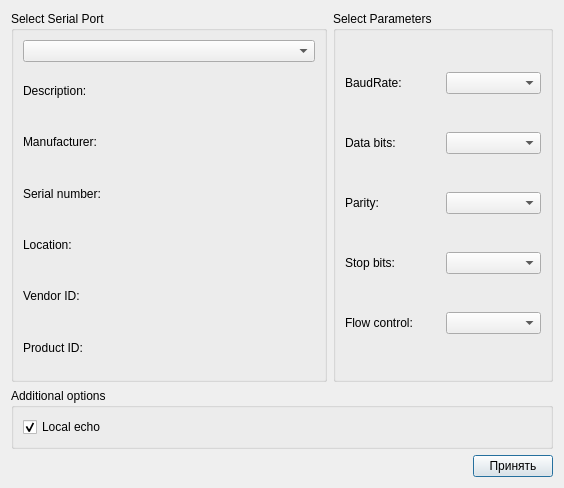
<?xml version="1.0" encoding="UTF-8"?>
<ui version="4.0">
 <class>SettingsDialog</class>
 <widget class="QDialog" name="SettingsDialog">
  <property name="geometry">
   <rect>
    <x>0</x>
    <y>0</y>
    <width>564</width>
    <height>488</height>
   </rect>
  </property>
  <property name="windowTitle">
   <string>Settings</string>
  </property>
  <layout class="QGridLayout" name="gridLayout_3">
   <item row="0" column="1">
    <widget class="QGroupBox" name="parametersBox">
     <property name="minimumSize">
      <size>
       <width>220</width>
       <height>0</height>
      </size>
     </property>
     <property name="maximumSize">
      <size>
       <width>220</width>
       <height>16777215</height>
      </size>
     </property>
     <property name="title">
      <string>Select Parameters</string>
     </property>
     <layout class="QGridLayout" name="gridLayout_2">
      <item row="0" column="0">
       <widget class="QLabel" name="baudRateLabel">
        <property name="text">
         <string>BaudRate:</string>
        </property>
       </widget>
      </item>
      <item row="0" column="1">
       <widget class="QComboBox" name="baudRateBox"/>
      </item>
      <item row="1" column="0">
       <widget class="QLabel" name="dataBitsLabel">
        <property name="text">
         <string>Data bits:</string>
        </property>
       </widget>
      </item>
      <item row="1" column="1">
       <widget class="QComboBox" name="dataBitsBox"/>
      </item>
      <item row="2" column="0">
       <widget class="QLabel" name="parityLabel">
        <property name="text">
         <string>Parity:</string>
        </property>
       </widget>
      </item>
      <item row="2" column="1">
       <widget class="QComboBox" name="parityBox"/>
      </item>
      <item row="3" column="0">
       <widget class="QLabel" name="stopBitsLabel">
        <property name="text">
         <string>Stop bits:</string>
        </property>
       </widget>
      </item>
      <item row="3" column="1">
       <widget class="QComboBox" name="stopBitsBox"/>
      </item>
      <item row="4" column="0">
       <widget class="QLabel" name="flowControlLabel">
        <property name="text">
         <string>Flow control:</string>
        </property>
       </widget>
      </item>
      <item row="4" column="1">
       <widget class="QComboBox" name="flowControlBox"/>
      </item>
     </layout>
    </widget>
   </item>
   <item row="0" column="0">
    <widget class="QGroupBox" name="selectBox">
     <property name="title">
      <string>Select Serial Port</string>
     </property>
     <layout class="QGridLayout" name="gridLayout">
      <item row="0" column="0">
       <widget class="QComboBox" name="serialPortInfoListBox"/>
      </item>
      <item row="1" column="0">
       <widget class="QLabel" name="descriptionLabel">
        <property name="text">
         <string>Description:</string>
        </property>
       </widget>
      </item>
      <item row="2" column="0">
       <widget class="QLabel" name="manufacturerLabel">
        <property name="text">
         <string>Manufacturer:</string>
        </property>
       </widget>
      </item>
      <item row="3" column="0">
       <widget class="QLabel" name="serialNumberLabel">
        <property name="text">
         <string>Serial number:</string>
        </property>
       </widget>
      </item>
      <item row="4" column="0">
       <widget class="QLabel" name="locationLabel">
        <property name="text">
         <string>Location:</string>
        </property>
       </widget>
      </item>
      <item row="5" column="0">
       <widget class="QLabel" name="vidLabel">
        <property name="text">
         <string>Vendor ID:</string>
        </property>
       </widget>
      </item>
      <item row="6" column="0">
       <widget class="QLabel" name="pidLabel">
        <property name="text">
         <string>Product ID:</string>
        </property>
       </widget>
      </item>
     </layout>
    </widget>
   </item>
   <item row="2" column="0" colspan="2">
    <layout class="QHBoxLayout" name="horizontalLayout">
     <item>
      <spacer name="horizontalSpacer">
       <property name="orientation">
        <enum>Qt::Horizontal</enum>
       </property>
       <property name="sizeHint" stdset="0">
        <size>
         <width>96</width>
         <height>20</height>
        </size>
       </property>
      </spacer>
     </item>
     <item>
      <widget class="QPushButton" name="applyButton">
       <property name="text">
        <string>Принять</string>
       </property>
      </widget>
     </item>
    </layout>
   </item>
   <item row="1" column="0" colspan="2">
    <widget class="QGroupBox" name="additionalOptionsGroupBox">
     <property name="sizePolicy">
      <sizepolicy hsizetype="Preferred" vsizetype="Fixed">
       <horstretch>0</horstretch>
       <verstretch>0</verstretch>
      </sizepolicy>
     </property>
     <property name="title">
      <string>Additional options</string>
     </property>
     <layout class="QVBoxLayout" name="verticalLayout">
      <item>
       <widget class="QCheckBox" name="localEchoCheckBox">
        <property name="text">
         <string>Local echo</string>
        </property>
        <property name="checked">
         <bool>true</bool>
        </property>
       </widget>
      </item>
     </layout>
    </widget>
   </item>
  </layout>
 </widget>
 <resources/>
 <connections/>
</ui>
